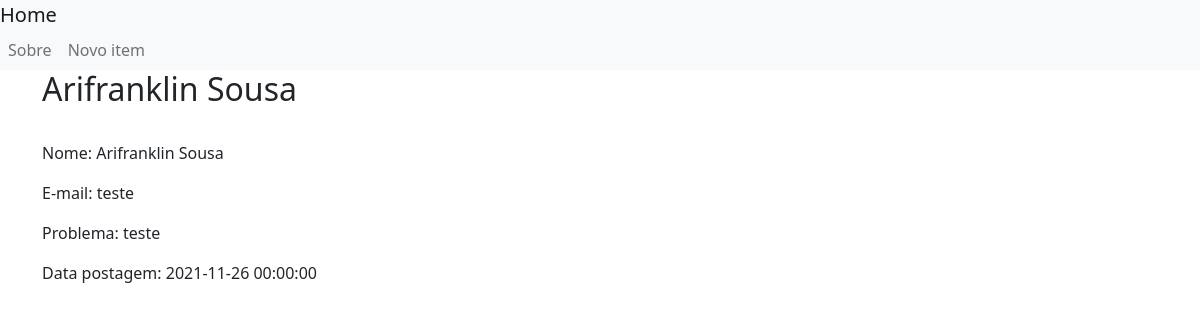
Before: /1 with the older database file.
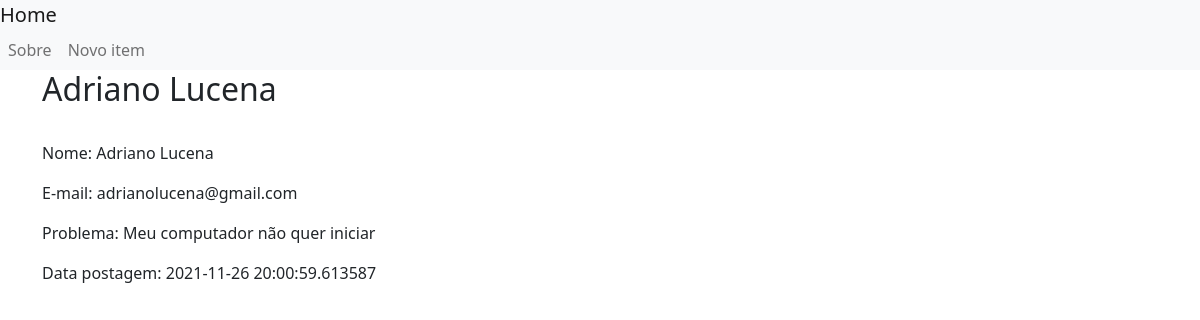
After: the same page with the newer database file.
### app.py (models this page shows)
class tb_chamados(db.Model):
    id_chamado = db.Column(db.Integer, primary_key=True)
    dt_criacao = db.Column(db.DateTime, default=datetime.datetime.utcnow)
    descricao = db.Column(db.String(200), nullable=False)
    nome = db.Column(db.String(200), nullable=False)
    email = db.Column(db.String(200), nullable=False)
    servico = db.Column(db.String(200), nullable=False)

### app.py (the view)
@app.route('/<int:id_chamado>')
def post(id_chamado):
    post = get_post(id_chamado)
    return render_template('post.html', post=post)

### app.py (called while the page is built)
def get_post(id_chamado):
    post = tb_chamados.query.filter_by(id_chamado=id_chamado).first()
    if post is None:
        abort(484)
    return post

### templates/post.html
{% extends 'base.html' %}
{% block content %}
    <h2>{% block title %} {{ post ['nome'] }} {% endblock %}</h2>
    <span class="badge badge-primary">{{ post['id_chamado'] }}</span>
            <p>Nome: {{ post['nome'] }}</p>
           <p>E-mail: {{ post['email'] }}</p>
           <p>Problema: {{ post['descricao'] }}</p>
           <p>Data postagem: {{ post['dt_criacao'] }}</p>
{% endblock %}

Changed rows visible on the page:
changed tb_chamados: nome "Arifranklin Sousa" → "Adriano Lucena"; email "teste" → "adrianolucena@gmail.com"; descricao "teste" → "Meu computador não quer iniciar"; dt_criacao "2021-11-26 00:00:00" → "2021-11-26 20:00:59.613587"
